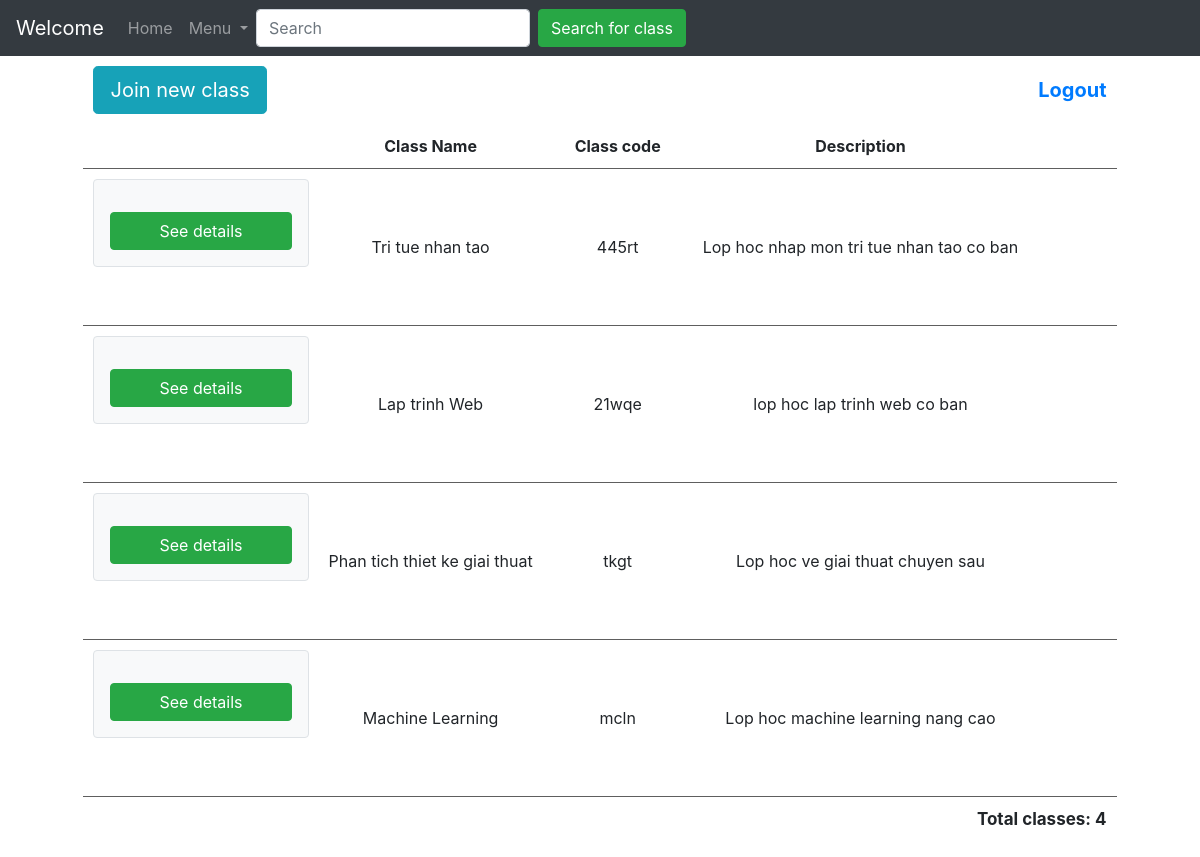
The page /Kho/Main_s.php on the database its author committed.
### tables this page shows
CREATE TABLE `class` (
  `id_class` int(5) NOT NULL,
  `name` varchar(100) NOT NULL,
  `code` varchar(5) NOT NULL,
  `description` varchar(500) NOT NULL,
  `id_account_teacher` int(5) NOT NULL
);

### Kho/Main_s.php (the view, shortened to what this page needs)
<!DOCTYPE html>
<html lang="en">
<head>
    <link rel="stylesheet" href="https://maxcdn.bootstrapcdn.com/bootstrap/4.5.2/css/bootstrap.min.css">
</head>
<body>
<nav class="navbar navbar-expand-sm bg-dark navbar-dark">
  <a class="navbar-brand" href="#"> Welcome <?= $_SESSION['name'] ?> </a>
  <ul class="navbar-nav">
    <li class="nav-item">
      <a class="nav-link" href="login.php">Home</a>
    </li>
    <li class="nav-item dropdown">
      <a class="nav-link dropdown-toggle" href="#" id="navbardrop" data-toggle="dropdown">
        Menu
      </a>
    </li>
  </ul>
  <form class="form-inline" action="/action_page.php">
    <input class="form-control mr-sm-2" type="text" placeholder="Search">
    <button class="btn btn-success" type="submit">Search for class </button>
  </form>
</nav>
<table cellpadding="10" cellspacing="10" border="0" style="border-collapse: collapse; margin: auto">
    <tr class="control" style="text-align: left; font-weight: bold; font-size: 20px">
        <td colspan="4">
            <button type="button" class="btn btn-info btn-lg" data-toggle="modal" data-target="#myModal">Join new class</button>
        </td>
		<td>
            <a href="logout.php">Logout</a>
        </td>
    </tr>
    <tr class="header">
        <td></td>
        <td>Class Name</td>
        <td>Class code</td>
        <td>Description</td>
        <td></td>
    </tr>
    <?php
$servername = "localhost";
$username = "phuc";
$password = "phuc";
$dbname = "ClassRoom_final";
$conn = new mysqli($servername, $username, $password, $dbname);
	$sql = "SELECT * FROM class WHERE id_class IN (SELECT id_class FROM nav WHERE id_student_account=4 AND valid=1)";
	$result = $conn->query($sql) or die($conn->error);
	while ($row = $result->fetch_assoc()) {
	?>
    <tr class="item">
        <td>
            <form method="post" action="class_details.php" class="border rounded w-100 mb-5 mx-auto px-3 pt-3 bg-light">
                <div class="form-group">
                    <button class="btn btn-success px-5">See details</button>
                </div>
            </form>
        </td>
        <td><?php echo $row["name"] ?></td>
        <td><?php echo $row["code"] ?></td>
        <td><?php echo $row["description"]?></td>
    </tr>
	<?php
	}
	?>
    <tr class="control" style="text-align: right; font-weight: bold; font-size: 17px">
        <td colspan="5">
            <p>Total classes: <?php echo $result->num_rows ?></p>
        </td>
    </tr>
</table>
</body>
</html>

### Kho/Main_s.php (style rules this page uses)
body { padding-top: 0px; }
table { text-align: center; }
td { padding: 10px; }
tr.item { border-top: 1px solid #5e5e5e; border-bottom: 1px solid #5e5e5e; }
tr.item td { min-width: 150px; }
tr.header { font-weight: bold; }
a { text-decoration: none; }

### rows shown on the page
class: name "Tri tue nhan tao", code "445rt", description "Lop hoc nhap mon tri tue nhan tao co ban"
class: name "Lap trinh Web", code "21wqe", description "lop hoc lap trinh web co ban"
class: name "Phan tich thiet ke giai thuat", code "tkgt", description "Lop hoc ve giai thuat chuyen sau"
class: name "Machine Learning", code "mcln", description "Lop hoc machine learning nang cao"

### other values the page prints
$result->num_rows "4"
